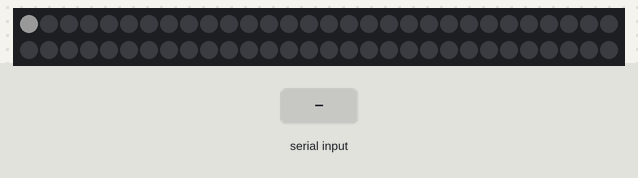
Simulated run of this sketch. Board: Arduino Uno, built with avr-gcc and run on an emulated ATmega328P. Shown: 60 RGB LEDs in strip order, left to right, continuing on the next row. The test bench sets the inputs (shaded band). Dim RGB values are drawn brighter than linear; what the sketch prints to the serial monitor is not drawn.

Above: at 0.01 s.
At 7.0 s:
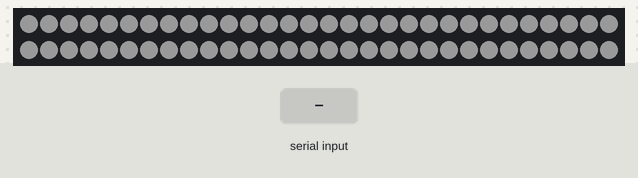
8.6 s: "R" received over Serial
11.1 s: "O" received over Serial
13.6 s: "Y" received over Serial
Timing chart, 0 to 16.6 s (numbered marks = the images above; inputs shaded):
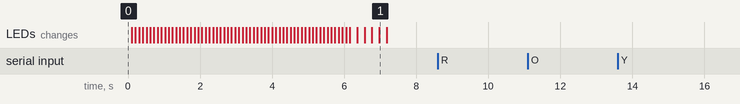

Measured:
- after the input at 8.6 s, every drawn part: stays the same
- after the input at 11.1 s, every drawn part: stays the same
- after the input at 13.6 s, every drawn part: stays the same

The sketch:

Arduino.ino
```cpp
#include <Adafruit_NeoPixel.h>

int ribbonPin = 6;
int ledCount = 60;

Adafruit_NeoPixel strip = Adafruit_NeoPixel(ledCount, ribbonPin, NEO_GRB + NEO_KHZ800);

// "ROYAGTCLBVFPW";
uint32_t getColor(char letter){
  switch(letter)
  {
    case 'R': // R = Red
      return strip.Color(255, 0, 0);
    case 'O': // O = Orange
      return strip.Color(255, 127, 0);
    case 'Y': // Y = Yellow
      return strip.Color(255, 255, 0);
    case 'A': // A = Apple Green
      return strip.Color(127, 255, 0);
    case 'G': // G = Green
      return strip.Color(0, 255, 0);
    case 'T': // T = Turquoise
      return strip.Color(0, 255, 127);
    case 'C': // C = Cyan
      return strip.Color(0, 255, 255);
    case 'L': // L = Light Blue
      return strip.Color(0, 127, 255);
    case 'B': // B = Blue
      return strip.Color(0, 0, 255);
    case 'V': // V = Violet
      return strip.Color(127, 0, 255);
    case 'F': // F = Fushia
      return strip.Color(255, 0, 255);
    case 'P': // P = Pink
      return strip.Color(255, 127, 255);
    case 'W': // W = White
      return strip.Color(255, 255, 255);
    default:
      return strip.Color(0,0,0);
  }
}

void stripDemoShow(){
  strip.setPixelColor(0, 127, 127, 127);
  for (int i = 0; i < ledCount; i++ ) {
    strip.setPixelColor(i, 127, 127, 127);
    strip.show();
    delay(100);
    strip.setPixelColor(i, 0, 0, 0);
  }

  for(char repeat = 0; repeat < 3; repeat++){
    for (int i = 0; i < ledCount; i++ ) {
      strip.setPixelColor(i, 127, 127, 127);
    }
    strip.show();

    delay(200);

    for (int i = 0; i < ledCount; i++ ) {
      strip.setPixelColor(i, 0, 0, 0);
    }
    strip.show();

    delay(200);
  }
}

void setup(){
  Serial.begin(9600);
  strip.begin();
  strip.setBrightness(50);
  stripDemoShow();
}

String message;

void loop(){
  if (Serial.available() > 0) {
    char buffer[ledCount];

    if(Serial.readBytes(buffer, ledCount) == ledCount){
      for(int i = 0; i < ledCount; i++){
        uint32_t color = getColor(buffer[i]);
        strip.setPixelColor(i, color);
      }
      strip.show();
    }


    // // read the incoming byte:
    // message = Serial.readString();

    // Serial.print("Out > ");
    // Serial.print(message.length());
    // if(message.length() == ledCount + 1){
    //   Serial.print("In > ");
    //   for (int i = 0; i < ledCount; i++ ) {
    //     uint32_t color = getColor(message[i]);
    //     strip.setPixelColor(i, color);
    //   }
    // }
    // strip.show();

    Serial.print("Arduino : ");
    Serial.println(buffer);
  }
}
```
